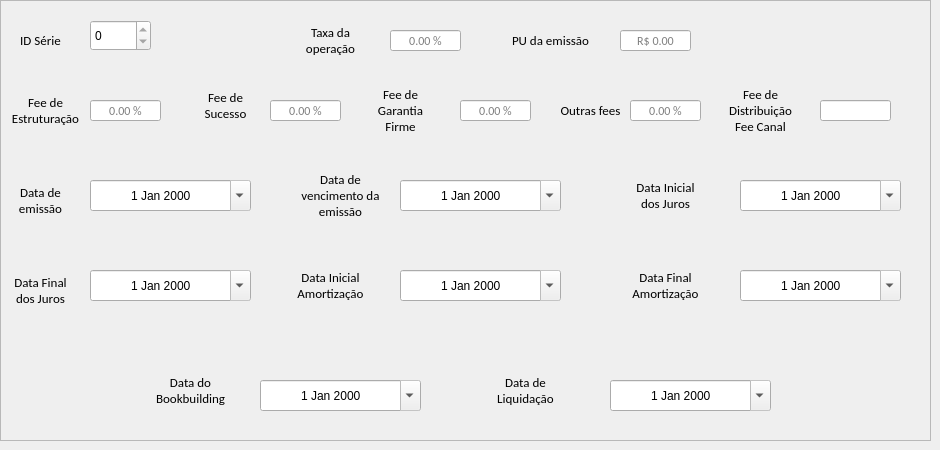
     <widget class="QWidget" name="tab_4">
      <attribute name="title">
       <string>Quarta</string>
      </attribute>
      <widget class="QFrame" name="frame_5">
       <property name="geometry">
        <rect>
         <x>0</x>
         <y>0</y>
         <width>931</width>
         <height>441</height>
        </rect>
       </property>
       <property name="frameShape">
        <enum>QFrame::StyledPanel</enum>
       </property>
       <property name="frameShadow">
        <enum>QFrame::Raised</enum>
       </property>
       <widget class="QLabel" name="taxaOperacao_10">
        <property name="geometry">
         <rect>
          <x>300</x>
          <y>20</y>
          <width>61</width>
          <height>41</height>
         </rect>
        </property>
        <property name="font">
         <font>
          <family>Calibri</family>
          <pointsize>10</pointsize>
         </font>
        </property>
        <property name="text">
         <string>Taxa da operação</string>
        </property>
        <property name="alignment">
         <set>Qt::AlignCenter</set>
        </property>
        <property name="wordWrap">
         <bool>true</bool>
        </property>
       </widget>
       <widget class="QLineEdit" name="le_taxa_operacao_3">
        <property name="enabled">
         <bool>true</bool>
        </property>
        <property name="geometry">
         <rect>
          <x>390</x>
          <y>30</y>
          <width>71</width>
          <height>21</height>
         </rect>
        </property>
        <property name="sizePolicy">
         <sizepolicy hsizetype="Ignored" vsizetype="Expanding">
          <horstretch>0</horstretch>
          <verstretch>0</verstretch>
         </sizepolicy>
        </property>
        <property name="minimumSize">
         <size>
          <width>0</width>
          <height>21</height>
         </size>
        </property>
        <property name="maximumSize">
         <size>
          <width>300</width>
          <height>21</height>
         </size>
        </property>
        <property name="font">
         <font>
          <family>Calibri</family>
          <pointsize>9</pointsize>
         </font>
        </property>
        <property name="alignment">
         <set>Qt::AlignCenter</set>
        </property>
        <property name="readOnly">
         <bool>true</bool>
        </property>
        <property name="placeholderText">
         <string>0.00 %</string>
        </property>
       </widget>
       <widget class="QLabel" name="taxaOperacao_11">
        <property name="geometry">
         <rect>
          <x>510</x>
          <y>20</y>
          <width>81</width>
          <height>41</height>
         </rect>
        </property>
        <property name="font">
         <font>
          <family>Calibri</family>
          <pointsize>10</pointsize>
         </font>
        </property>
        <property name="text">
         <string>PU da emissão</string>
        </property>
        <property name="alignment">
         <set>Qt::AlignCenter</set>
        </property>
        <property name="wordWrap">
         <bool>true</bool>
        </property>
       </widget>
       <widget class="QLineEdit" name="le_pu_emissao_3">
        <property name="enabled">
         <bool>true</bool>
        </property>
        <property name="geometry">
         <rect>
          <x>620</x>
          <y>30</y>
          <width>71</width>
          <height>21</height>
         </rect>
        </property>
        <property name="sizePolicy">
         <sizepolicy hsizetype="Ignored" vsizetype="Expanding">
          <horstretch>0</horstretch>
          <verstretch>0</verstretch>
         </sizepolicy>
        </property>
        <property name="minimumSize">
         <size>
          <width>0</width>
          <height>21</height>
         </size>
        </property>
        <property name="maximumSize">
         <size>
          <width>300</width>
          <height>21</height>
         </size>
        </property>
        <property name="font">
         <font>
          <family>Calibri</family>
          <pointsize>9</pointsize>
         </font>
        </property>
        <property name="alignment">
         <set>Qt::AlignCenter</set>
        </property>
        <property name="readOnly">
         <bool>true</bool>
        </property>
        <property name="placeholderText">
         <string>R$ 0.00</string>
        </property>
       </widget>
       <widget class="QLabel" name="feeEstruturacao_4">
        <property name="geometry">
         <rect>
          <x>10</x>
          <y>90</y>
          <width>71</width>
          <height>41</height>
         </rect>
        </property>
        <property name="font">
         <font>
          <family>Calibri</family>
          <pointsize>10</pointsize>
         </font>
        </property>
        <property name="text">
         <string>Fee de Estruturação</string>
        </property>
        <property name="alignment">
         <set>Qt::AlignCenter</set>
        </property>
        <property name="wordWrap">
         <bool>true</bool>
        </property>
       </widget>
       <widget class="QLineEdit" name="le_fee_estrturacao_3">
        <property name="enabled">
         <bool>true</bool>
        </property>
        <property name="geometry">
         <rect>
          <x>90</x>
          <y>100</y>
          <width>71</width>
          <height>21</height>
         </rect>
        </property>
        <property name="sizePolicy">
         <sizepolicy hsizetype="Ignored" vsizetype="Expanding">
          <horstretch>0</horstretch>
          <verstretch>0</verstretch>
         </sizepolicy>
        </property>
        <property name="minimumSize">
         <size>
          <width>0</width>
          <height>21</height>
         </size>
        </property>
        <property name="maximumSize">
         <size>
          <width>300</width>
          <height>21</height>
         </size>
        </property>
        <property name="font">
         <font>
          <family>Calibri</family>
          <pointsize>9</pointsize>
         </font>
        </property>
        <property name="alignment">
         <set>Qt::AlignCenter</set>
        </property>
        <property name="readOnly">
         <bool>true</bool>
        </property>
        <property name="placeholderText">
         <string>0.00 %</string>
        </property>
       </widget>
       <widget class="QLabel" name="feeSucesso_4">
        <property name="geometry">
         <rect>
          <x>200</x>
          <y>90</y>
          <width>51</width>
          <height>31</height>
         </rect>
        </property>
        <property name="font">
         <font>
          <family>Calibri</family>
          <pointsize>10</pointsize>
         </font>
        </property>
        <property name="text">
         <string>Fee de Sucesso</string>
        </property>
        <property name="alignment">
         <set>Qt::AlignCenter</set>
        </property>
        <property name="wordWrap">
         <bool>true</bool>
        </property>
       </widget>
       <widget class="QLineEdit" name="le_fee_sucesso_3">
        <property name="enabled">
         <bool>true</bool>
        </property>
        <property name="geometry">
         <rect>
          <x>270</x>
          <y>100</y>
          <width>71</width>
          <height>21</height>
         </rect>
        </property>
        <property name="sizePolicy">
         <sizepolicy hsizetype="Ignored" vsizetype="Expanding">
          <horstretch>0</horstretch>
          <verstretch>0</verstretch>
         </sizepolicy>
        </property>
        <property name="minimumSize">
         <size>
          <width>0</width>
          <height>21</height>
         </size>
        </property>
        <property name="maximumSize">
         <size>
          <width>300</width>
          <height>21</height>
         </size>
        </property>
        <property name="font">
         <font>
          <family>Calibri</family>
          <pointsize>9</pointsize>
         </font>
        </property>
        <property name="alignment">
         <set>Qt::AlignCenter</set>
        </property>
        <property name="readOnly">
         <bool>true</bool>
        </property>
        <property name="placeholderText">
         <string>0.00 %</string>
        </property>
       </widget>
       <widget class="QLabel" name="feeGarantiaFirme_4">
        <property name="geometry">
         <rect>
          <x>370</x>
          <y>90</y>
          <width>61</width>
          <height>41</height>
         </rect>
        </property>
        <property name="font">
         <font>
          <family>Calibri</family>
          <pointsize>10</pointsize>
         </font>
        </property>
        <property name="text">
         <string>Fee de Garantia Firme</string>
        </property>
        <property name="alignment">
         <set>Qt::AlignCenter</set>
        </property>
        <property name="wordWrap">
         <bool>true</bool>
        </property>
       </widget>
       <widget class="QLineEdit" name="le_fee_garantia_firme_3">
        <property name="enabled">
         <bool>true</bool>
        </property>
        <property name="geometry">
         <rect>
          <x>460</x>
          <y>100</y>
          <width>71</width>
          <height>21</height>
         </rect>
        </property>
        <property name="sizePolicy">
         <sizepolicy hsizetype="Ignored" vsizetype="Expanding">
          <horstretch>0</horstretch>
          <verstretch>0</verstretch>
         </sizepolicy>
        </property>
        <property name="minimumSize">
         <size>
          <width>0</width>
          <height>21</height>
         </size>
        </property>
        <property name="maximumSize">
         <size>
          <width>300</width>
          <height>21</height>
         </size>
        </property>
        <property name="font">
         <font>
          <family>Calibri</family>
          <pointsize>9</pointsize>
         </font>
        </property>
        <property name="alignment">
         <set>Qt::AlignCenter</set>
        </property>
        <property name="readOnly">
         <bool>true</bool>
        </property>
        <property name="placeholderText">
         <string>0.00 %</string>
        </property>
       </widget>
       <widget class="QLabel" name="outrasFees_5">
        <property name="geometry">
         <rect>
          <x>560</x>
          <y>100</y>
          <width>61</width>
          <height>21</height>
         </rect>
        </property>
        <property name="font">
         <font>
          <family>Calibri</family>
          <pointsize>10</pointsize>
         </font>
        </property>
        <property name="text">
         <string>Outras fees</string>
        </property>
        <property name="alignment">
         <set>Qt::AlignCenter</set>
        </property>
        <property name="wordWrap">
         <bool>true</bool>
        </property>
       </widget>
       <widget class="QLineEdit" name="le_outras_fees_3">
        <property name="enabled">
         <bool>true</bool>
        </property>
        <property name="geometry">
         <rect>
          <x>630</x>
          <y>100</y>
          <width>71</width>
          <height>21</height>
         </rect>
        </property>
        <property name="sizePolicy">
         <sizepolicy hsizetype="Ignored" vsizetype="Expanding">
          <horstretch>0</horstretch>
          <verstretch>0</verstretch>
         </sizepolicy>
        </property>
        <property name="minimumSize">
         <size>
          <width>0</width>
          <height>21</height>
         </size>
        </property>
        <property name="maximumSize">
         <size>
          <width>300</width>
          <height>21</height>
         </size>
        </property>
        <property name="font">
         <font>
          <family>Calibri</family>
          <pointsize>9</pointsize>
         </font>
        </property>
        <property name="alignment">
         <set>Qt::AlignCenter</set>
        </property>
        <property name="readOnly">
         <bool>true</bool>
        </property>
        <property name="placeholderText">
         <string>0.00 %</string>
        </property>
       </widget>
       <widget class="QLabel" name="feeDistribuicaoCanal_4">
        <property name="geometry">
         <rect>
          <x>720</x>
          <y>90</y>
          <width>81</width>
          <height>41</height>
         </rect>
        </property>
        <property name="font">
         <font>
          <family>Calibri</family>
          <pointsize>10</pointsize>
         </font>
        </property>
        <property name="text">
         <string>Fee de Distribuição Fee Canal</string>
        </property>
        <property name="alignment">
         <set>Qt::AlignCenter</set>
        </property>
        <property name="wordWrap">
         <bool>true</bool>
        </property>
       </widget>
       <widget class="QLineEdit" name="le_fee_distribuicao_canal_3">
        <property name="enabled">
         <bool>true</bool>
        </property>
        <property name="geometry">
         <rect>
          <x>820</x>
          <y>100</y>
          <width>71</width>
          <height>21</height>
         </rect>
        </property>
        <property name="sizePolicy">
         <sizepolicy hsizetype="Ignored" vsizetype="Expanding">
          <horstretch>0</horstretch>
          <verstretch>0</verstretch>
         </sizepolicy>
        </property>
        <property name="minimumSize">
         <size>
          <width>0</width>
          <height>21</height>
         </size>
        </property>
        <property name="maximumSize">
         <size>
          <width>300</width>
          <height>21</height>
         </size>
        </property>
        <property name="font">
         <font>
          <family>Calibri</family>
          <pointsize>9</pointsize>
         </font>
        </property>
        <property name="alignment">
         <set>Qt::AlignCenter</set>
        </property>
        <property name="readOnly">
         <bool>true</bool>
        </property>
       </widget>
       <widget class="QLabel" name="dataEmissao_4">
        <property name="geometry">
         <rect>
          <x>10</x>
          <y>180</y>
          <width>61</width>
          <height>41</height>
         </rect>
        </property>
        <property name="font">
         <font>
          <family>Calibri</family>
          <pointsize>10</pointsize>
         </font>
        </property>
        <property name="text">
         <string>Data de emissão</string>
        </property>
        <property name="alignment">
         <set>Qt::AlignCenter</set>
        </property>
        <property name="wordWrap">
         <bool>true</bool>
        </property>
       </widget>
       <widget class="QDateEdit" name="de_data_emissao_3">
        <property name="enabled">
         <bool>true</bool>
        </property>
        <property name="geometry">
         <rect>
          <x>90</x>
          <y>180</y>
          <width>161</width>
          <height>31</height>
         </rect>
        </property>
        <property name="alignment">
         <set>Qt::AlignCenter</set>
        </property>
        <property name="readOnly">
         <bool>true</bool>
        </property>
        <property name="calendarPopup">
         <bool>true</bool>
        </property>
       </widget>
       <widget class="QLabel" name="dataVencimentoEmissao_4">
        <property name="geometry">
         <rect>
          <x>300</x>
          <y>170</y>
          <width>81</width>
          <height>51</height>
         </rect>
        </property>
        <property name="font">
         <font>
          <family>Calibri</family>
          <pointsize>10</pointsize>
         </font>
        </property>
        <property name="text">
         <string>Data de vencimento da  emissão</string>
        </property>
        <property name="alignment">
         <set>Qt::AlignCenter</set>
        </property>
        <property name="wordWrap">
         <bool>true</bool>
        </property>
       </widget>
       <widget class="QDateEdit" name="de_data_vencimento_emissao_3">
        <property name="enabled">
         <bool>true</bool>
        </property>
        <property name="geometry">
         <rect>
          <x>400</x>
          <y>180</y>
          <width>161</width>
          <height>31</height>
         </rect>
        </property>
        <property name="alignment">
         <set>Qt::AlignCenter</set>
        </property>
        <property name="readOnly">
         <bool>true</bool>
        </property>
        <property name="calendarPopup">
         <bool>true</bool>
        </property>
       </widget>
       <widget class="QLabel" name="dataInicialJuros_4">
        <property name="geometry">
         <rect>
          <x>630</x>
          <y>170</y>
          <width>71</width>
          <height>51</height>
         </rect>
        </property>
        <property name="font">
         <font>
          <family>Calibri</family>
          <pointsize>10</pointsize>
         </font>
        </property>
        <property name="text">
         <string>Data Inicial dos Juros</string>
        </property>
        <property name="alignment">
         <set>Qt::AlignCenter</set>
        </property>
        <property name="wordWrap">
         <bool>true</bool>
        </property>
       </widget>
       <widget class="QDateEdit" name="de_data_inicial_juros_3">
        <property name="enabled">
         <bool>true</bool>
        </property>
        <property name="geometry">
         <rect>
          <x>740</x>
          <y>180</y>
          <width>161</width>
          <height>31</height>
         </rect>
        </property>
        <property name="alignment">
         <set>Qt::AlignCenter</set>
        </property>
        <property name="readOnly">
         <bool>true</bool>
        </property>
        <property name="calendarPopup">
         <bool>true</bool>
        </property>
       </widget>
       <widget class="QLabel" name="dataFinalJuros_4">
        <property name="geometry">
         <rect>
          <x>10</x>
          <y>270</y>
          <width>61</width>
          <height>41</height>
         </rect>
        </property>
        <property name="font">
         <font>
          <family>Calibri</family>
          <pointsize>10</pointsize>
         </font>
        </property>
        <property name="text">
         <string>Data Final dos Juros</string>
        </property>
        <property name="alignment">
         <set>Qt::AlignCenter</set>
        </property>
        <property name="wordWrap">
         <bool>true</bool>
        </property>
       </widget>
       <widget class="QDateEdit" name="de_data_final_juros_3">
        <property name="enabled">
         <bool>true</bool>
        </property>
        <property name="geometry">
         <rect>
          <x>90</x>
          <y>270</y>
          <width>161</width>
          <height>31</height>
         </rect>
        </property>
        <property name="alignment">
         <set>Qt::AlignCenter</set>
        </property>
        <property name="readOnly">
         <bool>true</bool>
        </property>
        <property name="calendarPopup">
         <bool>true</bool>
        </property>
       </widget>
       <widget class="QLabel" name="dataInicialAmortizacao_4">
        <property name="geometry">
         <rect>
          <x>290</x>
          <y>260</y>
          <width>81</width>
          <height>51</height>
         </rect>
        </property>
        <property name="font">
         <font>
          <family>Calibri</family>
          <pointsize>10</pointsize>
         </font>
        </property>
        <property name="text">
         <string>Data Inicial Amortização</string>
        </property>
        <property name="alignment">
         <set>Qt::AlignCenter</set>
        </property>
        <property name="wordWrap">
         <bool>true</bool>
        </property>
       </widget>
       <widget class="QDateEdit" name="de_data_inicial_amortizacao_3">
        <property name="enabled">
         <bool>true</bool>
        </property>
        <property name="geometry">
         <rect>
          <x>400</x>
          <y>270</y>
          <width>161</width>
          <height>31</height>
         </rect>
        </property>
        <property name="alignment">
         <set>Qt::AlignCenter</set>
        </property>
        <property name="readOnly">
         <bool>true</bool>
        </property>
        <property name="calendarPopup">
         <bool>true</bool>
        </property>
       </widget>
       <widget class="QLabel" name="dataFinalAmortizacao_4">
        <property name="geometry">
         <rect>
          <x>630</x>
          <y>260</y>
          <width>71</width>
          <height>51</height>
         </rect>
        </property>
        <property name="font">
         <font>
          <family>Calibri</family>
          <pointsize>10</pointsize>
         </font>
        </property>
        <property name="text">
         <string>Data Final Amortização</string>
        </property>
        <property name="alignment">
         <set>Qt::AlignCenter</set>
        </property>
        <property name="wordWrap">
         <bool>true</bool>
        </property>
       </widget>
       <widget class="QDateEdit" name="de_data_final_amortizacao_3">
        <property name="enabled">
         <bool>true</bool>
        </property>
        <property name="geometry">
         <rect>
          <x>740</x>
          <y>270</y>
          <width>161</width>
          <height>31</height>
         </rect>
        </property>
        <property name="alignment">
         <set>Qt::AlignCenter</set>
        </property>
        <property name="readOnly">
         <bool>true</bool>
        </property>
        <property name="calendarPopup">
         <bool>true</bool>
        </property>
       </widget>
       <widget class="QLabel" name="dataBookbuilding_4">
        <property name="geometry">
         <rect>
          <x>140</x>
          <y>370</y>
          <width>101</width>
          <height>41</height>
         </rect>
        </property>
        <property name="font">
         <font>
          <family>Calibri</family>
          <pointsize>10</pointsize>
         </font>
        </property>
        <property name="text">
         <string>Data do Bookbuilding</string>
        </property>
        <property name="alignment">
         <set>Qt::AlignCenter</set>
        </property>
        <property name="wordWrap">
         <bool>true</bool>
        </property>
       </widget>
       <widget class="QDateEdit" name="de_data_bookbuilding_3">
        <property name="enabled">
         <bool>true</bool>
        </property>
        <property name="geometry">
         <rect>
          <x>260</x>
          <y>380</y>
          <width>161</width>
          <height>31</height>
         </rect>
        </property>
        <property name="alignment">
         <set>Qt::AlignCenter</set>
        </property>
        <property name="readOnly">
         <bool>true</bool>
        </property>
        <property name="calendarPopup">
         <bool>true</bool>
        </property>
       </widget>
       <widget class="QLabel" name="dataLiquidacao_4">
        <property name="geometry">
         <rect>
          <x>480</x>
          <y>370</y>
          <width>91</width>
          <height>41</height>
         </rect>
        </property>
        <property name="font">
         <font>
          <family>Calibri</family>
          <pointsize>10</pointsize>
         </font>
        </property>
        <property name="text">
         <string>Data de Liquidação</string>
        </property>
        <property name="alignment">
         <set>Qt::AlignCenter</set>
        </property>
        <property name="wordWrap">
         <bool>true</bool>
        </property>
       </widget>
       <widget class="QDateEdit" name="de_data_liquidacao_3">
        <property name="enabled">
         <bool>true</bool>
        </property>
        <property name="geometry">
         <rect>
          <x>610</x>
          <y>380</y>
          <width>161</width>
          <height>31</height>
         </rect>
        </property>
        <property name="alignment">
         <set>Qt::AlignCenter</set>
        </property>
        <property name="readOnly">
         <bool>true</bool>
        </property>
        <property name="calendarPopup">
         <bool>true</bool>
        </property>
       </widget>
       <widget class="QLabel" name="taxaOperacao_12">
        <property name="geometry">
         <rect>
          <x>10</x>
          <y>20</y>
          <width>61</width>
          <height>41</height>
         </rect>
        </property>
        <property name="font">
         <font>
          <family>Calibri</family>
          <pointsize>10</pointsize>
         </font>
        </property>
        <property name="text">
         <string>ID Série</string>
        </property>
        <property name="alignment">
         <set>Qt::AlignCenter</set>
        </property>
        <property name="wordWrap">
         <bool>true</bool>
        </property>
       </widget>
       <widget class="QSpinBox" name="spinBox_serie_3">
        <property name="enabled">
         <bool>true</bool>
        </property>
        <property name="geometry">
         <rect>
          <x>90</x>
          <y>20</y>
          <width>61</width>
          <height>31</height>
         </rect>
        </property>
        <property name="readOnly">
         <bool>true</bool>
        </property>
       </widget>
      </widget>
     </widget>
